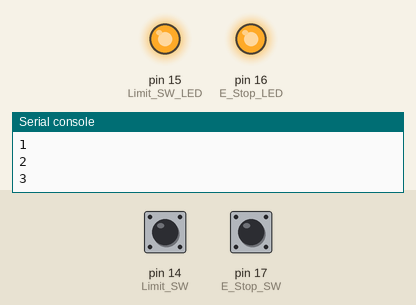
A program run on a simulated MicroPython board. Parts: output pins drawn as LEDs (lit = HIGH), the last lines printed to the serial console. Inputs (shaded band) come from the test bench; at power-on: pin 14 (Limit_SW) HIGH, pin 17 (E_Stop_SW) HIGH.

Above: at 1.2 s.
1.3 s: pin 14 (Limit_SW) pulled LOW for 0.15 s
At 1.8 s:
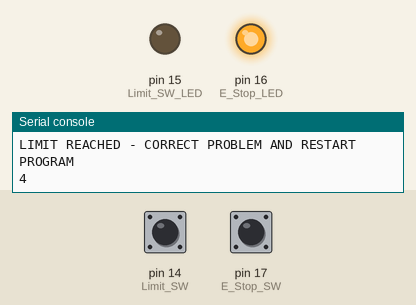
2.9 s: pin 17 (E_Stop_SW) pulled LOW for 0.15 s
At 4.2 s:
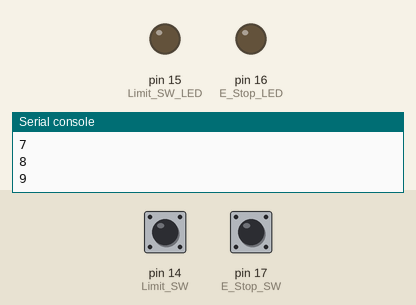
Timing chart, 0 to 5.9 s (numbered marks = the images above; inputs shaded):
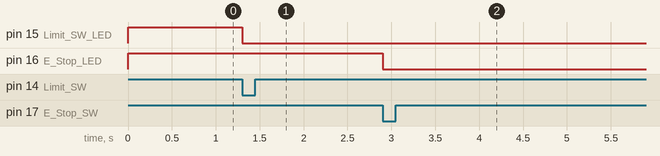

Measured:
- after the input at 1.3 s, pin 15 (Limit_SW_LED): HIGH → LOW at once
- after the input at 2.9 s, pin 16 (E_Stop_LED): HIGH → LOW at once

The program:

Estop_Limit_Switch_Interrupts.py
```python
# E-Stop and Limit Switch - Interrupt Handling
# Uses IRQ to run reaction function

#Wire according to associated Fritzing diagram
#NOT RECOMMENDED FOR ANY DEVICE THAT CAN CAUSE PERSONAL HARM!!!!

#load libraries
import machine
import utime

#create LED objects to act as driven circuit
Limit_SW_LED = machine.Pin(15,machine.Pin.OUT)
E_Stop_LED   = machine.Pin(16,machine.Pin.OUT)

#Turn on LEDs to similute a running circuit
Limit_SW_LED.on()
E_Stop_LED.on()

#create Switch objects for physical switches
Limit_SW  = machine.Pin(14,machine.Pin.IN,machine.Pin.PULL_UP)
E_Stop_SW = machine.Pin(17,machine.Pin.IN,machine.Pin.PULL_UP)

#Create Interrupt handler for Limit Switch
def Limit_SW_Handler(pin):
    Limit_SW_LED.off()
    print("LIMIT REACHED - CORRECT PROBLEM AND RESTART PROGRAM")

#Create Interrupt handler for E-Stop Switch
def EStop_SW_Handler(pin):
    E_Stop_LED.off()
    print("E-Stop Pressed - CORRECT PROBLEM AND RESTART PROGRAM")


#Start the interrupt handler routines
Limit_SW.irq( trigger=machine.Pin.IRQ_FALLING, handler=Limit_SW_Handler)
E_Stop_SW.irq(trigger=machine.Pin.IRQ_FALLING, handler=EStop_SW_Handler)

# A loop just to keep things running, but does nothing constructive
print("Ready, Set, Go!")
x=0
while True:  #run an endless loop
    x += 1
    print(x)
    utime.sleep(.5)
```
